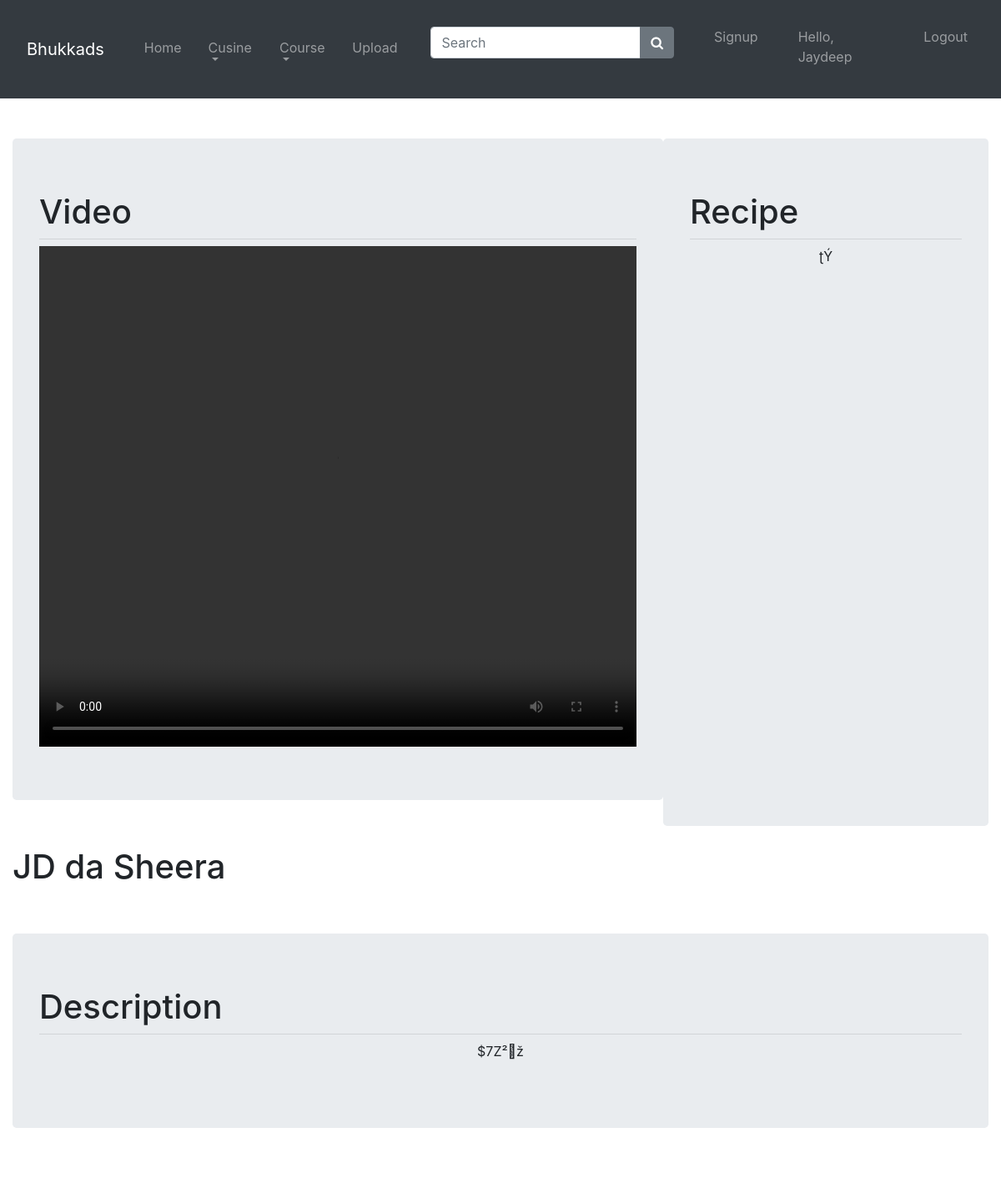
Page /modules/video.php?p_id=2 (signed in, upper part) on the earlier database version.
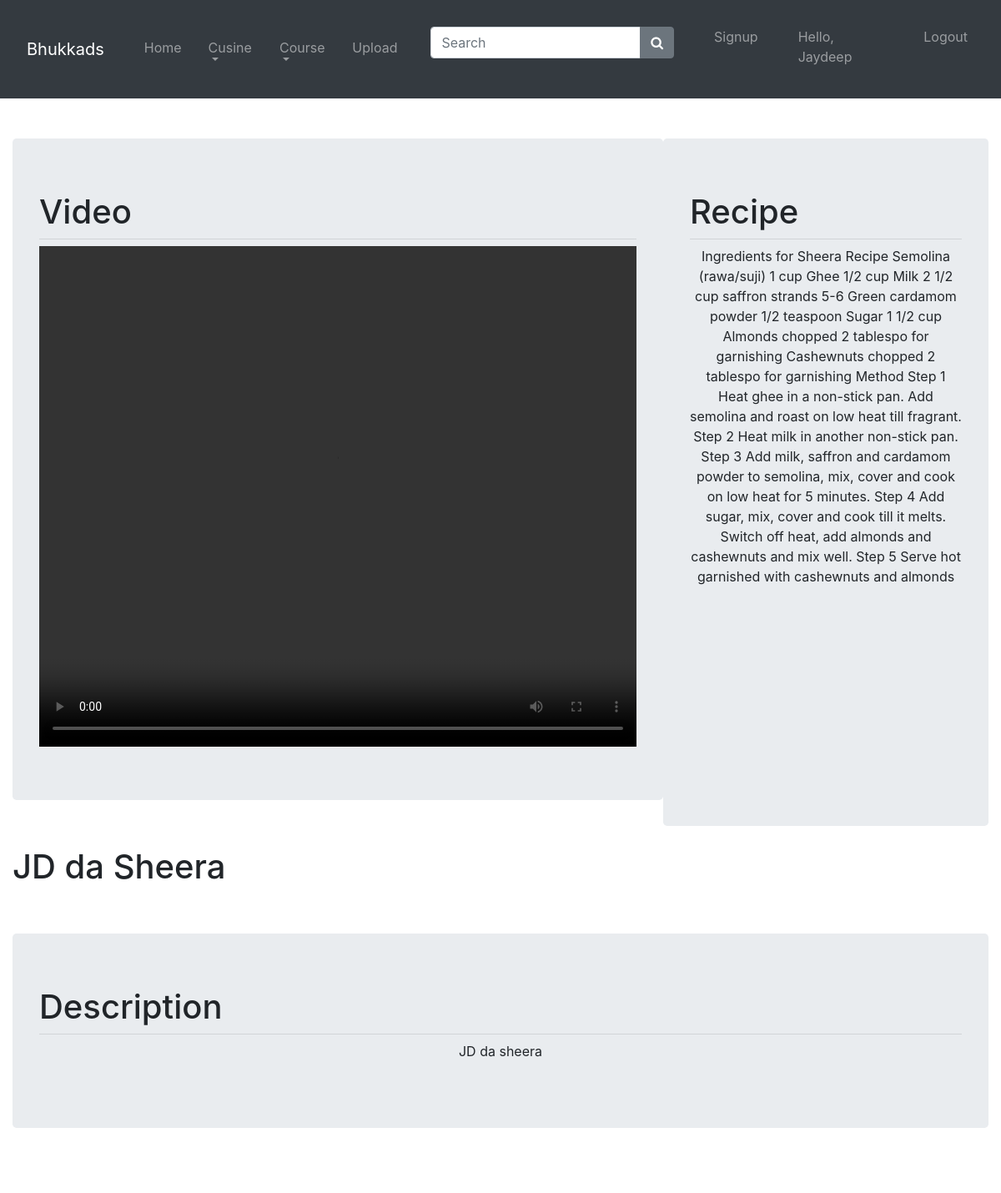
Same page on the later database version.
### tables this page shows
CREATE TABLE `videos` (
  `id` int(11) NOT NULL,
  `dname` varchar(30) NOT NULL,
  `cusine` varchar(20) NOT NULL,
  `course` varchar(20) NOT NULL,
  `videol` varchar(100) NOT NULL,
  `recepie` varchar(10000) NOT NULL,
  `description` varchar(1000) NOT NULL,
  `image` varchar(500) NOT NULL,
  `name` varchar(500) NOT NULL
);

### modules/video.php (the view, shortened to what this page needs)
<?php
        include('navbar.php');
        include('../assets/php/connection.php');
        $pid = $_REQUEST['p_id'];
    ?>
<html>
<head>
  <link rel="stylesheet" href="https://maxcdn.bootstrapcdn.com/bootstrap/4.1.3/css/bootstrap.min.css">
</head>
    <body>
        <div class="container-fluid">
            <br>
            <br>
            <?php
            $qry="select * from videos where id='$pid'";
            $result=mysqli_query($conn,$qry);
            if(!$result){
                echo"<script>alert('query error')</script>";
            }
            else{
                foreach($result as $row){
                    echo"<div class='jumbotron col-8 d-inline-block'>";
                    echo"<h1>Video</h1>";
                    echo"<hr class='my-2'>";
                    echo"<video height=75% width=100% src=".preg_replace('/\s+/', '', $row['videol'])." controls></video>";
                    echo"</div>";
                    echo"<div class='jumbotron col-4 d-inline-block float-right' id='recepie'>";
                    echo"<h1>Recipe</h1>";
                    echo"<hr class='my-2'>";
                    echo"<p class='text-center'>".base64_decode($row['recepie'])."</p>";
                    echo"</div>";
                    echo"<br><br>";
                    echo"<h1>".$row['dname']."</h1>";
                    echo"<br><br>";
                    echo"<div class='jumbotron'>
                            <h1>Description</h1>
                            <hr class='my-2'>
                            <p class='text-center'>".base64_decode($row['description'])."</p>
                        </div>";
                }}
                    echo"<br><br>";
                    ?>
    </body>
</html>

### modules/navbar.php (shortened to what this page needs)
<html>
<head>
  <link rel="stylesheet" href="https://maxcdn.bootstrapcdn.com/bootstrap/4.1.3/css/bootstrap.min.css">
    <link href="https://stackpath.bootstrapcdn.com/font-awesome/4.7.0/css/font-awesome.min.css" rel="stylesheet">
</head>
    <body>
        <nav class="navbar navbar-expand-md navbar-dark bg-dark sticky-top">
            <div class="collapse navbar-collapse" id="collapse_target">
                <ul class="navbar-nav mr-auto ">
                    <nav class="navbar navbar-dark bg-dark">
                      <a class="navbar-brand" href="#!">Bhukkads</a>
                    </nav>
                    <li class="nav-item p-2">
                        <a class="nav-link" href="http://localhost/FoodBlogger/index.php">Home</a>
                    </li>
                    <li class="nav-item dropdown p-2">
                        <a class="nav-link dropdown-toggle" data-toggle="dropdown" data-target="dropdown_target" href="#">Cusine<span class="caret"></span></a>
                    </li>
                    <li class="nav-item dropdown p-2">
                        <a class="nav-link dropdown-toggle" data-toggle="dropdown" data-target="dropdown_target" href="#">Course<span class="caret"></span></a>
                    </li>
                    <li class="nav-item p-2">
                        <a class="nav-link" href="http://localhost/FoodBlogger/modules/upload.php">Upload</a>
                    </li>
                </ul>
                <ul class="navbar-nav">
                <form class="navbar-form align-self-center" action="http://localhost/FoodBlogger/assets/php/search.php" method="GET">
                  <div class="input-group p-4">
                    <input type="texti" class="form-control" placeholder="Search" name="search" id="search">
                    <div class="input-group-append">
                      <button class="btn btn-secondary" type="submit" name="submit">
                        <i class="fa fa-search"></i>
                      </button>
                    </div>
                  </div>
                </form>
                    <li class="nav-item"><a class="nav-link p-4"  href="http://localhost/FoodBlogger/modules/signup.php">Signup</a></li>
                    <?php if(isset($_SESSION['fname'])){?>
                    <li class="nav-item">
                        <span class="navbar-text p-4">Hello, <?php echo $_SESSION['fname'];?></span>
                    </li>
                    <li class="nav-item">
                        <a class="nav-link p-4" href="http://localhost/FoodBlogger/modules/logout.php">Logout</a>
                    </li>
                    <?php } else{?>
                    <li class="nav-item ">
                        <a class="nav-link p-4" href="http://localhost/FoodBlogger/modules/login.php">Login</a>
                    </li>
                    <?php }?>
                </ul>
            </div>
        </nav>
    </body>
</html>

### modules/video.php (style rules this page uses)
#recepie { height: 103vh; overflow-y:scroll; }

Differences in the rows shown:
changed videos "JD da Sheera": recepie "ʈÝ" → "Ingredients for Sheera Recipe Semolina (rawa/suji) 1 cup Ghee 1/2 cup Milk 2 1/2 cup saffron strands 5-6 Green cardamom powder 1/2 teaspoon Sugar 1 1/2 cup Almonds chopped 2 tablespo for garnishing Cashewnuts chopped 2 tablespo for garnishing Method Step 1 Heat ghee in a non-stick pan. Add semolina and roast on low heat till fragrant. Step 2 Heat milk in another non-stick pan. Step 3 Add milk, saffron and cardamom powder to semolina, mix, cover and cook on low heat for 5 minutes. Step 4 Add sugar, mix, cover and cook till it melts. Switch off heat, add almonds and cashewnuts and mix well. Step 5 Serve hot garnished with cashewnuts and almonds"; description "$7Z²\u0017ž­" → "JD da sheera"
